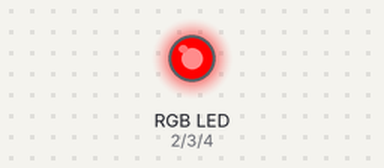
A sketch run on a simulated Arduino Uno, built with avr-gcc and run on an emulated ATmega328P. Shown: an RGB LED mixed from three pins (HIGH = lit).

Above: at 0.5 s.
At 1.5 s:
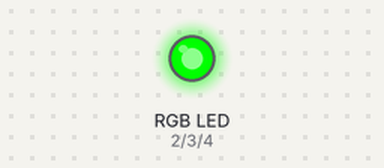
At 2.5 s:
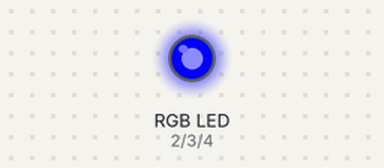
Timing chart, 0 to 5.2 s (numbered marks = the images above):
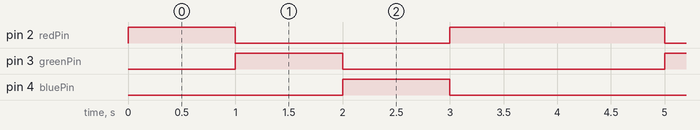

The sketch:

arduino_RGB_LED.ino
```cpp
//Defining  variable and the GPIO pin on Arduino
int redPin= 2;
int greenPin = 3;
int bluePin = 4;

void setup() {
  //Defining the pins as OUTPUT
  pinMode(redPin,  OUTPUT);
  pinMode(greenPin, OUTPUT);
  pinMode(bluePin, OUTPUT);
}
void  loop() {
  setColor(255, 0, 0); // Red Color
  delay(1000);
  setColor(0,  255, 0); // Green Color
  delay(1000);
  setColor(0, 0, 255); // Blue Color
  delay(1000);
  setColor(255, 0, 127); // Purple Color
  delay(1000);
}
void setColor(int redValue, int greenValue,  int blueValue) {
  analogWrite(redPin, redValue);
  analogWrite(greenPin,  greenValue);
  analogWrite(bluePin, blueValue);
}
```

Measured:
- by itself, pin 2 (redPin): repeats every 4.0 s: LOW 2.0 s, HIGH 2.0 s
- by itself, pin 3 (greenPin), pin 4 (bluePin): alternates HIGH for 1.0 s and LOW for 3.0 s
- by itself, everything shown: repeats every 4.0 s, in 3 steps
